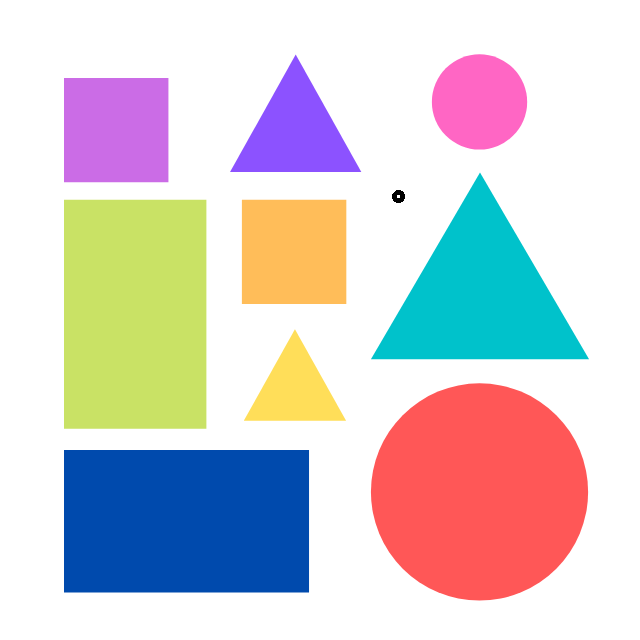
//> input picture cpp/resources/shapes.png, 640 x 640 px
$ ./ch-6   (built with g++ and OpenCV 4)
//> lines starting //> are read from the running program, lines starting //| are printed output that depends on the picture; after the words box and inside, x2 and y2 are one past the last pixel; in counts of white or black regions, pixels touching at a corner belong together
#include <opencv4/opencv2/imgcodecs.hpp>
#include <opencv4/opencv2/highgui.hpp>
#include <opencv4/opencv2/imgproc.hpp>
#include <iostream>

cv::Mat img_hsv, mask;
int hmin = 0, smin = 110, vmin = 153;
int hmax = 179, smax = 255, vmax = 255;

int main()
{
    // std::string path = "/home/rafael/sinau/OpenCV-for-Beginner/resources/lambo.png";
    std::string path = "/home/rafael/sinau/OpenCV-for-Beginner/resources/shapes.png";
    cv::Mat img = cv::imread(path);
//> img is the input picture: 640 rows x 640 cols, CV_8UC3; mean B, G, R 209.9, 207, 212.7

    cv::cvtColor(img, img_hsv, cv::COLOR_BGR2HSV);
//> img_hsv: 640 rows x 640 cols, CV_8UC3; mean H, S, V 26.7, 76.6, 242.4

    cv::namedWindow("Trackbars", (640,200));
    cv::createTrackbar("Hue Min", "Trackbars", &hmin, 179);
    cv::createTrackbar("Hue Max", "Trackbars", &hmax, 179);
    cv::createTrackbar("Sat Min", "Trackbars", &smin, 255);
    cv::createTrackbar("Sat Max", "Trackbars", &smax, 255);
    cv::createTrackbar("Val Min", "Trackbars", &vmin, 255);
    cv::createTrackbar("Val Max", "Trackbars", &vmax, 255);

    while(true)
    {
        cv::Scalar lower(hmin, smin, vmin);
        cv::Scalar upper(hmax, smax, vmax);
        cv::inRange(img_hsv, lower, upper, mask);
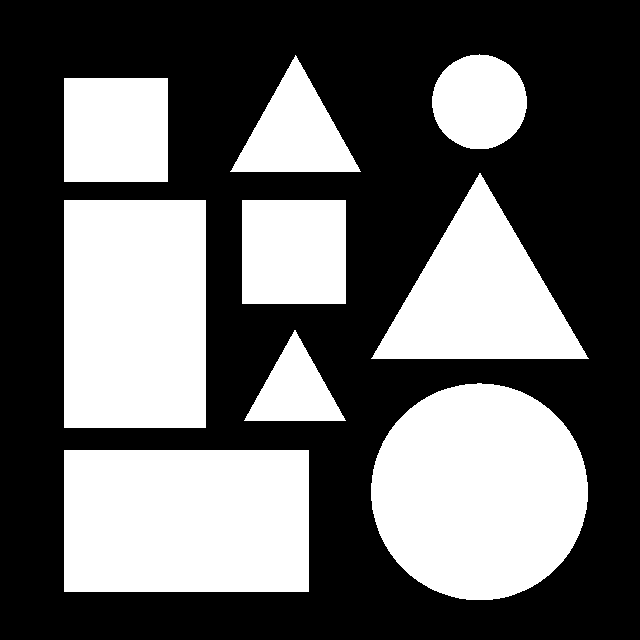
//> mask: 640 rows x 640 cols, CV_8UC1; 40.4% white; 9 white regions, largest, box (x1, y1, x2, y2) and area: (371, 383, 588, 600) 36913, (64, 450, 309, 592) 34790, (64, 200, 206, 428) 32376

        cv::imshow("Image", img);
        cv::imshow("Image HSV", img_hsv);
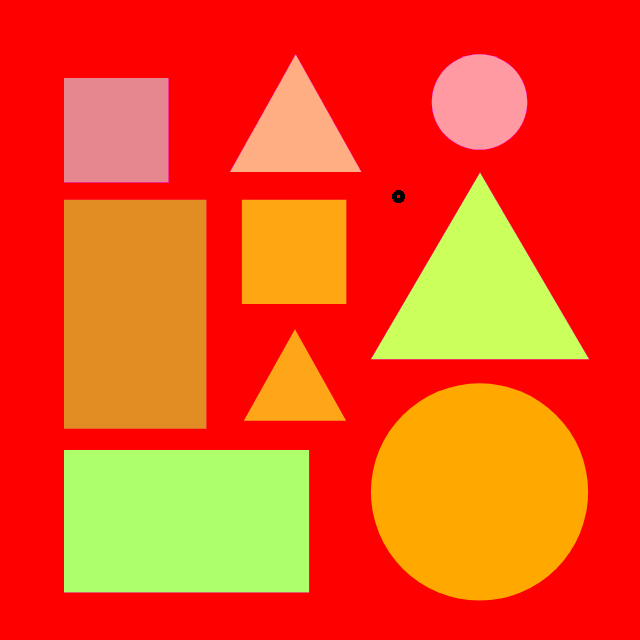
//> window 'Image HSV': 640 rows x 640 cols, CV_8UC3; mean B, G, R 26.7, 76.6, 242.4
        cv::imshow("Image Mask", mask);
        cv::waitKey(1);
    }
}
